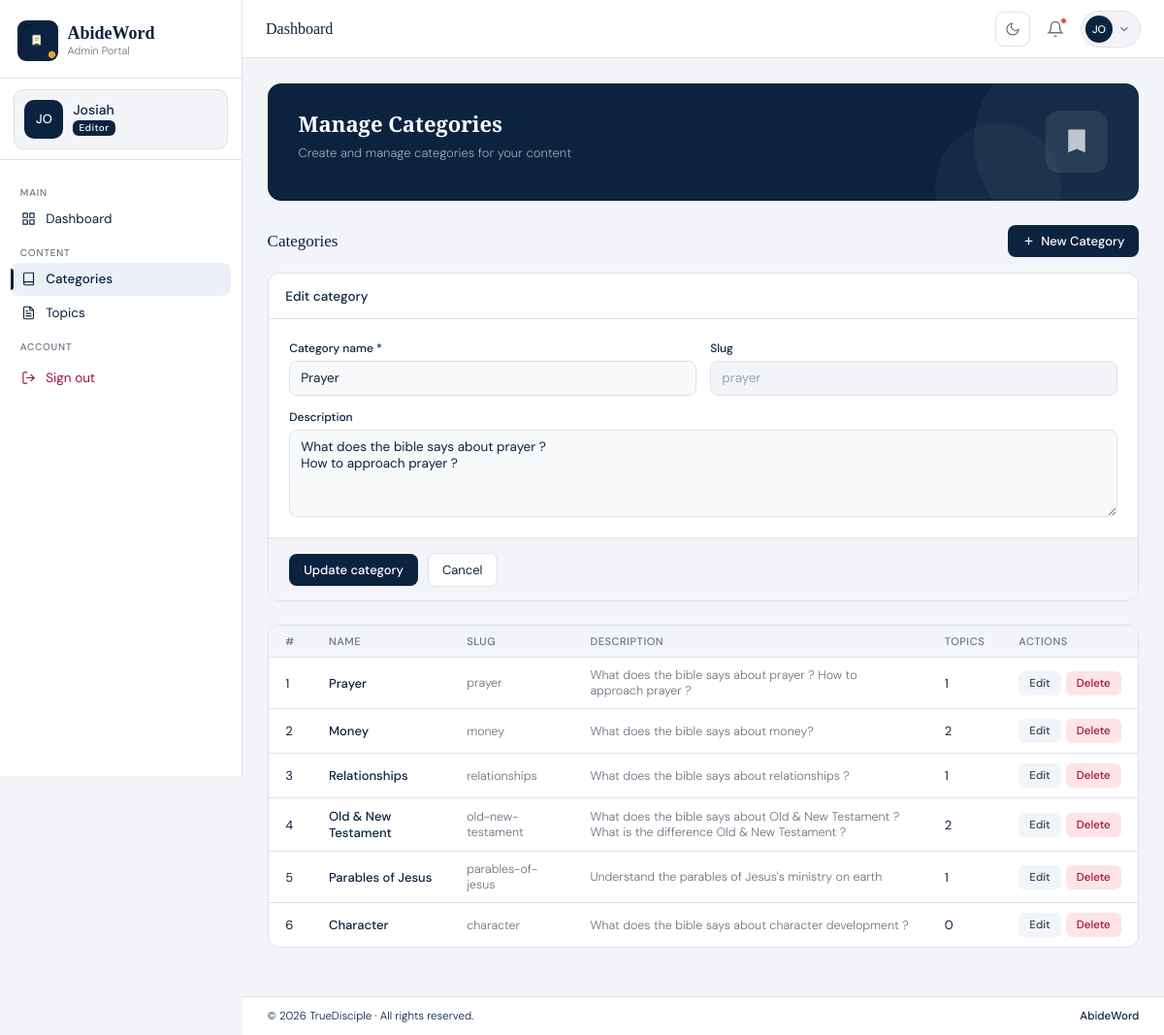
Page /admin/categories/1/edit (signed in) on the committed database.
### models.py (models this page shows)
class User(UserMixin, db.Model):
    id = db.Column(db.Integer, primary_key=True, autoincrement=True)
    name = db.Column(db.String(100), nullable=False)
    email = db.Column(db.String(120), nullable=False, unique=True)
    password_hash = db.Column(db.String(255), nullable=False)
    photo = db.Column(db.String(255))
    role = db.Column(db.String(20), default='admin')
    is_super_admin = db.Column(db.Boolean, default=False)
    is_active = db.Column(db.Boolean, default=True)
    created_at = db.Column(db.DateTime, default=datetime.utcnow)
    last_login = db.Column(db.DateTime)

class Category(db.Model):
    id = db.Column(db.Integer, primary_key=True, autoincrement=True)
    name = db.Column(db.String(100), nullable=False)
    slug = db.Column(db.String(100), nullable=False, unique=True)
    description = db.Column(db.Text)
    created_at = db.Column(db.DateTime, default=datetime.utcnow)
    abide_words = db.relationship('Topics', backref='category', lazy=True)

### app.py (the view, shortened to what this page needs)
@app.route('/admin/categories/<int:id>/edit', methods=['GET', 'POST'])
@login_required
def edit_category(id):
    category = Category.query.get_or_404(id)
    categories = Category.query.all()
    return render_template('admin/categories.html', categories=categories, category_count=len(categories), edit_category=category)

### app.py (called while the page is built)
@login_manager.user_loader
def load_user(user_id):
    return User.query.get(int(user_id))

### templates/admin/categories.html (shortened to what this page needs)
<!DOCTYPE html>
<html lang="en">
<head>
<link rel="stylesheet" href="{{ url_for('static', filename='css/style.css') }}"/>
</head>
<body>
<div class="layout">
{% include 'admin/components/sidebar.html' %}
<div class="main">
  {% include 'admin/components/topbar.html' %}
  <main class="content">
    <div class="banner">
      <div class="banner-text">
        <div class="banner-title">Manage Categories</div>
        <div class="banner-sub">Create and manage categories for your content</div>
      </div>
      <div class="banner-icon">
        <svg viewBox="0 0 24 24"><path d="M6 2h12a1 1 0 011 1v18l-7-3-7 3V3a1 1 0 011-1z"/></svg>
      </div>
    </div>
    <div id="page-categories" class="page-content active">
      <div class="section-header">
        <span class="section-title">Categories</span>
        <button class="btn-primary" onclick="toggleForm('catForm')">
          <svg viewBox="0 0 24 24"><line x1="12" y1="5" x2="12" y2="19"/><line x1="5" y1="12" x2="19" y2="12"/></svg>
          New Category
        </button>
      </div>
      {% if edit_category %}
      <div class="full-panel" id="editForm" style="display:block;">
        <div class="panel-header">
          <span class="panel-title">Edit category</span>
        </div>
        <form action="/admin/categories/{{ edit_category.id }}/edit" method="POST" id="editCategoryForm">
          <div class="form-section">
            <div class="form-grid">
              <div class="form-field">
                <label>Category name *</label>
                <input type="text" name="name" value="{{ edit_category.name }}" required oninput="autoSlug(this,'editCatSlug')"/>
              </div>
              <div class="form-field">
                <label>Slug</label>
                <input type="text" name="slug" id="editCatSlug" value="{{ edit_category.slug }}" class="ro-field" readonly/>
              </div>
              <div class="form-field full">
                <label>Description</label>
                <textarea name="description">{{ edit_category.description or '' }}</textarea>
              </div>
            </div>
          </div>
          <div class="form-actions">
            <button type="submit" class="btn-primary" onclick="showEditPopup(event)">Update category</button>
            <a href="/admin/categories" class="btn-secondary" style="text-decoration: none;">Cancel</a>
          </div>
        </form>
      </div>
      {% endif %}
      <div class="full-panel">
        <div class="table-wrap">
          <table>
            <thead><tr><th>#</th><th>Name</th><th>Slug</th><th>Description</th><th>Topics</th><th>Actions</th></tr></thead>
            <tbody>
              {% for category in categories %}
              <tr>
                <td>{{ loop.index }}</td>
                <td class="td-bold">{{ category.name }}</td>
                <td class="td-muted">{{ category.slug }}</td>
                <td class="td-muted">{{ category.description or '-' }}</td>
                <td>{{ category.abide_words|length }}</td>
                <td>
                  <div class="action-btns">
                    <form action="/admin/categories/{{ category.id }}/edit" method="GET" style="display:inline;">
                      <button type="submit" class="btn-e">Edit</button>
                    </form>
                    <form action="/admin/categories/{{ category.id }}/delete" method="POST" style="display:inline;">
                      <button type="submit" class="btn-d" onclick="showDeletePopup(event)">Delete</button>
                    </form>
                  </div>
                </td>
              </tr>
              {% endfor %}
            </tbody>
          </table>
        </div>
      </div>
    </div>
  </main>
  {% include 'admin/components/footer.html' %}
</div>
</div>
</body>
</html>

### templates/admin/components/sidebar.html (shortened to what this page needs)
<aside class="sidebar" id="sidebar">
  <div class="sidebar-header">
    <div class="s-logo">
      <img src="{{ url_for('static', filename='img/logo.png') }}" alt="AbideWord Logo"/>
    </div>
    <div>
      <div class="s-brand">AbideWord</div>
      <div class="s-tag">Admin Portal</div>
    </div>
  </div>
  <div class="sidebar-profile-wrapper">
    <div href="/admin/profile" class="sidebar-profile-chip">
      <div class="sidebar-chip-avatar">
        {% if current_user.photo %}
          <img src="{{ url_for('static', filename='uploads/users/' + current_user.photo) }}" alt="{{ current_user.name }}"/>
        {% else %}
          {{ current_user.name[:2].upper() }}
        {% endif %}
      </div>
      <div class="sidebar-chip-info">
        <span class="sidebar-chip-name">{{ current_user.name }}</span>
        <span class="sidebar-chip-role">{{ 'Super Admin' if current_user.is_super_admin else current_user.role|capitalize }}</span>
      </div>
    </div>
  </div>
  <nav class="sidebar-nav">
    <div class="nav-label">Main</div>
    <a href="/admin" class="nav-item">
      <svg viewBox="0 0 24 24" fill="none" stroke="currentColor" stroke-width="2" stroke-linecap="round" stroke-linejoin="round"><rect x="3" y="3" width="7" height="7"/><rect x="14" y="3" width="7" height="7"/><rect x="14" y="14" width="7" height="7"/><rect x="3" y="14" width="7" height="7"/></svg>
      Dashboard
    </a>
    <div class="nav-label">Content</div>
    <a href="/admin/categories" class="nav-item">
      <svg viewBox="0 0 24 24" fill="none" stroke="currentColor" stroke-width="2" stroke-linecap="round" stroke-linejoin="round"><path d="M4 19.5A2.5 2.5 0 0 1 6.5 17H20"/><path d="M6.5 2H20v20H6.5A2.5 2.5 0 0 1 4 19.5v-15A2.5 2.5 0 0 1 6.5 2z"/></svg>
      Categories
    </a>
    <a href="/admin/topics" class="nav-item">
      Topics
    </a>
    <div class="nav-label">Account</div>
    <button class="nav-item logout" onclick="window.location.href='/logout'">
      <svg viewBox="0 0 24 24" fill="none" stroke="currentColor" stroke-width="2" stroke-linecap="round" stroke-linejoin="round"><path d="M9 21H5a2 2 0 0 1-2-2V5a2 2 0 0 1 2-2h4"/><polyline points="16 17 21 12 16 7"/><line x1="21" y1="12" x2="9" y2="12"/></svg>
      Sign out
    </button>
  </nav>
</aside>

### templates/admin/components/topbar.html (shortened to what this page needs)
<header class="topbar">
  <span class="page-title" id="pageLabel">Dashboard</span>
  <div class="topbar-right">
    <button class="theme-toggle" onclick="toggleTheme()" title="Toggle dark mode" id="themeBtn">
      <svg id="themeIcon" viewBox="0 0 24 24"><path d="M21 12.79A9 9 0 1111.21 3 7 7 0 0021 12.79z"/></svg>
    </button>
    <button class="icon-btn" onclick="toggleNotif()" title="Notifications">
      <svg viewBox="0 0 24 24"><path d="M18 8A6 6 0 006 8c0 7-3 9-3 9h18s-3-2-3-9"/><path d="M13.73 21a2 2 0 01-3.46 0"/></svg>
      <span class="notif-dot"></span>
    </button>
    <div class="profile-chip">
      <div class="chip-avatar">
        {% if current_user.photo %}
          <img src="{{ url_for('static', filename='uploads/users/' + current_user.photo) }}" alt="{{ current_user.name }}"/>
        {% else %}
          {{ current_user.name[:2].upper() }}
        {% endif %}
      </div>
      <button class="chip-drop" onclick="toggleProfileDrop()">
        <svg viewBox="0 0 24 24"><path d="M6 9l6 6 6-6"/></svg>
      </button>
    </div>
  </div>
</header>

### rows in the picture
User: name "JO", name "Josiah", is_super_admin+role "Editor"
Category: name "Prayer", slug "prayer", description "What does the bible says about prayer ? How to approach prayer ?", abide_words|length "1"
Category: name "Money", slug "money", description "What does the bible says about money?", abide_words|length "2"
Category: name "Relationships", slug "relationships", description "What does the bible says about relationships ?", abide_words|length "1"
Category: name "Old & New Testament", slug "old-new-testament", description "What does the bible says about Old & New Testament ? What is the difference Old & New Testament ?", abide_words|length "2"
Category: name "Parables of Jesus", slug "parables-of-jesus", description "Understand the parables of Jesus's ministry on earth", abide_words|length "1"
Category: name "Character", slug "character", description "What does the bible says about character development ?", abide_words|length "0"
